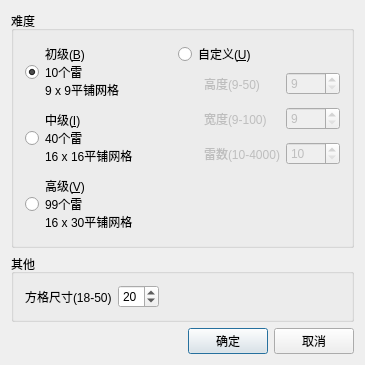
<?xml version="1.0" encoding="UTF-8"?>
<ui version="4.0">
 <class>GameSetting</class>
 <widget class="QDialog" name="GameSetting">
  <property name="geometry">
   <rect>
    <x>0</x>
    <y>0</y>
    <width>365</width>
    <height>283</height>
   </rect>
  </property>
  <property name="windowTitle">
   <string>GameSetting</string>
  </property>
  <layout class="QGridLayout" name="gridLayout">
   <item row="0" column="0" colspan="3">
    <widget class="QGroupBox" name="groupBox">
     <property name="title">
      <string>难度</string>
     </property>
     <layout class="QHBoxLayout" name="horizontalLayout">
      <item>
       <layout class="QVBoxLayout" name="verticalLayout">
        <item>
         <widget class="QRadioButton" name="radioBtnPrimary">
          <property name="text">
           <string>初级(&amp;B)
10个雷
9 x 9平铺网格</string>
          </property>
          <property name="checked">
           <bool>true</bool>
          </property>
         </widget>
        </item>
        <item>
         <widget class="QRadioButton" name="radioBtnMiddle">
          <property name="text">
           <string>中级(&amp;I)
40个雷
16 x 16平铺网格</string>
          </property>
          <property name="checked">
           <bool>false</bool>
          </property>
         </widget>
        </item>
        <item>
         <widget class="QRadioButton" name="radioBtnAdvance">
          <property name="text">
           <string>高级(&amp;V)
99个雷
16 x 30平铺网格</string>
          </property>
         </widget>
        </item>
       </layout>
      </item>
      <item>
       <layout class="QVBoxLayout" name="verticalLayout_2">
        <item>
         <widget class="QRadioButton" name="radioBtnCustom">
          <property name="text">
           <string>自定义(&amp;U)</string>
          </property>
         </widget>
        </item>
        <item>
         <layout class="QGridLayout" name="gridLayout_2">
          <property name="verticalSpacing">
           <number>12</number>
          </property>
          <item row="2" column="2">
           <widget class="QSpinBox" name="spbBomb">
            <property name="enabled">
             <bool>false</bool>
            </property>
            <property name="minimum">
             <number>10</number>
            </property>
            <property name="maximum">
             <number>4000</number>
            </property>
           </widget>
          </item>
          <item row="2" column="1">
           <widget class="QLabel" name="label_3">
            <property name="enabled">
             <bool>false</bool>
            </property>
            <property name="text">
             <string>雷数(10-4000)</string>
            </property>
           </widget>
          </item>
          <item row="1" column="1">
           <widget class="QLabel" name="label_2">
            <property name="enabled">
             <bool>false</bool>
            </property>
            <property name="text">
             <string>宽度(9-100)</string>
            </property>
           </widget>
          </item>
          <item row="0" column="2">
           <widget class="QSpinBox" name="spbHeight">
            <property name="enabled">
             <bool>false</bool>
            </property>
            <property name="minimum">
             <number>9</number>
            </property>
            <property name="maximum">
             <number>50</number>
            </property>
           </widget>
          </item>
          <item row="0" column="1">
           <widget class="QLabel" name="label">
            <property name="enabled">
             <bool>false</bool>
            </property>
            <property name="text">
             <string>高度(9-50)</string>
            </property>
           </widget>
          </item>
          <item row="1" column="0">
           <spacer name="horizontalSpacer_2">
            <property name="orientation">
             <enum>Qt::Horizontal</enum>
            </property>
            <property name="sizeType">
             <enum>QSizePolicy::Fixed</enum>
            </property>
            <property name="sizeHint" stdset="0">
             <size>
              <width>26</width>
              <height>20</height>
             </size>
            </property>
           </spacer>
          </item>
          <item row="1" column="2">
           <widget class="QSpinBox" name="spbWidth">
            <property name="enabled">
             <bool>false</bool>
            </property>
            <property name="minimum">
             <number>9</number>
            </property>
            <property name="maximum">
             <number>100</number>
            </property>
           </widget>
          </item>
          <item row="3" column="2">
           <spacer name="verticalSpacer">
            <property name="orientation">
             <enum>Qt::Vertical</enum>
            </property>
            <property name="sizeHint" stdset="0">
             <size>
              <width>20</width>
              <height>40</height>
             </size>
            </property>
           </spacer>
          </item>
         </layout>
        </item>
       </layout>
      </item>
     </layout>
    </widget>
   </item>
   <item row="2" column="1">
    <widget class="QPushButton" name="btnOK">
     <property name="text">
      <string>确定</string>
     </property>
    </widget>
   </item>
   <item row="2" column="2">
    <widget class="QPushButton" name="btnCancel">
     <property name="text">
      <string>取消</string>
     </property>
    </widget>
   </item>
   <item row="2" column="0">
    <spacer name="horizontalSpacer">
     <property name="orientation">
      <enum>Qt::Horizontal</enum>
     </property>
     <property name="sizeHint" stdset="0">
      <size>
       <width>40</width>
       <height>20</height>
      </size>
     </property>
    </spacer>
   </item>
   <item row="1" column="0" colspan="3">
    <widget class="QGroupBox" name="groupBox_2">
     <property name="title">
      <string>其他</string>
     </property>
     <layout class="QHBoxLayout" name="horizontalLayout_2">
      <item>
       <widget class="QLabel" name="label_4">
        <property name="text">
         <string>方格尺寸(18-50)</string>
        </property>
       </widget>
      </item>
      <item>
       <widget class="QSpinBox" name="spbCellSize">
        <property name="minimum">
         <number>18</number>
        </property>
        <property name="maximum">
         <number>50</number>
        </property>
        <property name="value">
         <number>20</number>
        </property>
       </widget>
      </item>
      <item>
       <spacer name="horizontalSpacer_3">
        <property name="orientation">
         <enum>Qt::Horizontal</enum>
        </property>
        <property name="sizeHint" stdset="0">
         <size>
          <width>40</width>
          <height>20</height>
         </size>
        </property>
       </spacer>
      </item>
     </layout>
    </widget>
   </item>
  </layout>
 </widget>
 <layoutdefault spacing="6" margin="11"/>
 <tabstops>
  <tabstop>radioBtnPrimary</tabstop>
  <tabstop>radioBtnMiddle</tabstop>
  <tabstop>radioBtnAdvance</tabstop>
  <tabstop>radioBtnCustom</tabstop>
  <tabstop>spbHeight</tabstop>
  <tabstop>spbWidth</tabstop>
  <tabstop>spbBomb</tabstop>
  <tabstop>btnOK</tabstop>
  <tabstop>btnCancel</tabstop>
 </tabstops>
 <resources/>
 <connections/>
</ui>
